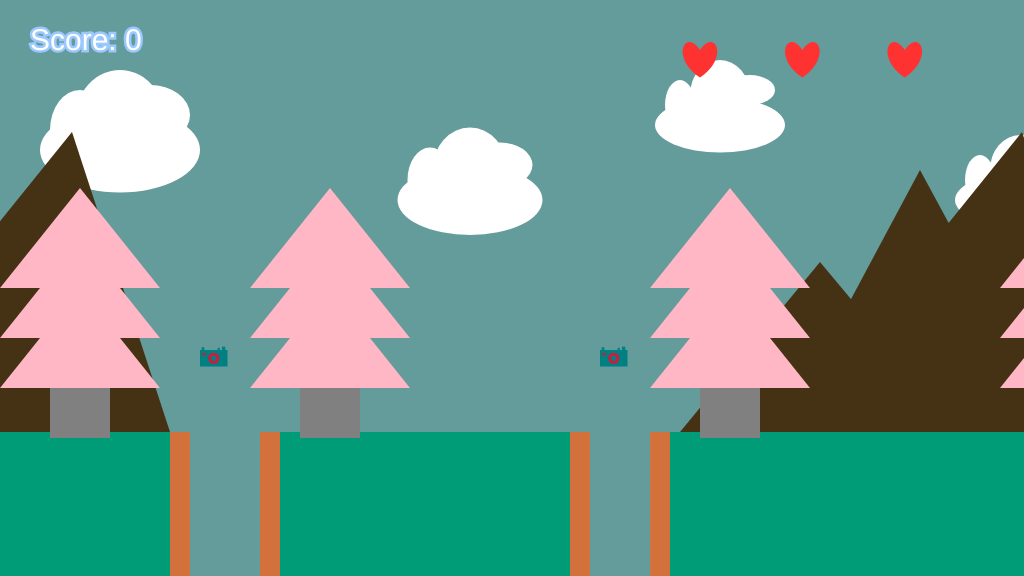
Frame 1 (no input)
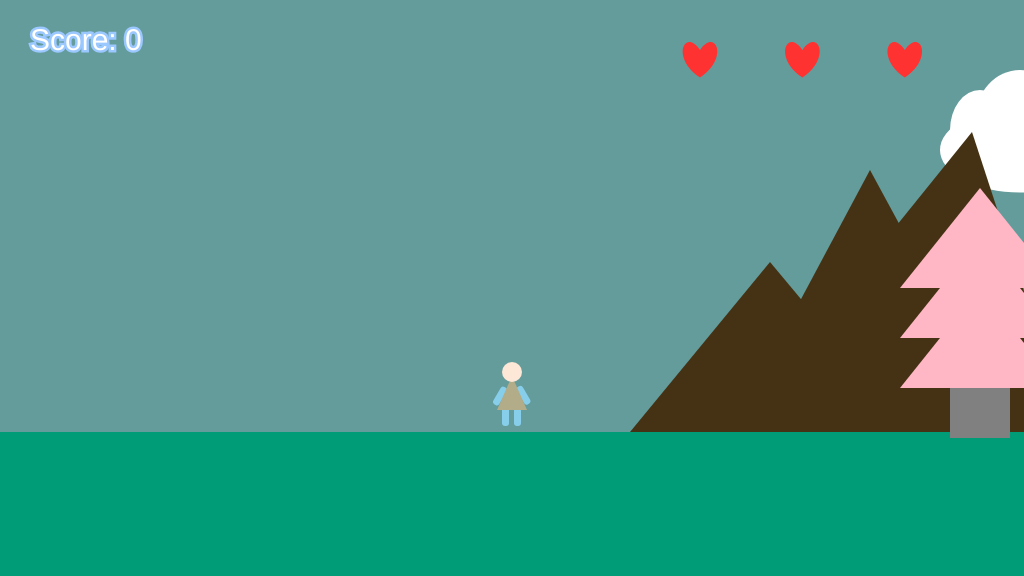
Frame 60 (no input)
Frame 120 (the mouse pressed at the canvas centre since frame 60): identical to frame 60, image omitted

The p5.js sketch that drew these frames (run headless with seeded random() and noise() and a simulated clock; from frame 60 on, the mouse is pressed at the canvas centre):

// p5.js sketch
// ── sketch.js
/*

The Game Project

part 6

Adding Game  Mechanics

//ALL CODE WRITTEN BELOW ARE WRITTEN WITHOUT ASSISTANCE 
//EXCEPT FOR THE PARTS THAT WERE GONE OVER ON COURSERA

*/
var isLeft;
var isRight;
var isPlummeting;
var isFalling;

var gameChar_x;
var gameChar_y;
var floorPos_y;

var canyons;

var collectables;

var trees_x;
var treePos_y;

var clouds_x;
var clouds_y;
var clouds_size;

var mountain;
var mountain_x;

var cameraPosX

var game_score;
var flagpole;
var lives;

function setup()
{
	createCanvas(1024, 576);
	floorPos_y = height * 3/4;
	lives = 3;
	startGame();
};

	///////////DRAWING CODE//////////
function draw()
{
	angleMode(DEGREES);

	background(100,155,155); //fills the background to this color

	noStroke();
	fill(0,155,119);
	rect(0, floorPos_y, width, height - floorPos_y); //draws ground

	push();
	translate(-cameraPosX, 0); // controls camera position

	if (cameraPosX = gameChar_x - width/2) {
		i++;
	}


	//clouds in the sky
	drawClouds();

	//mountains in the distance
	drawMountains();

	//trees
	drawTrees();

	//draws the canyons
	for(var i = 0; i < canyons.length; i++){
		drawCanyon(canyons[i]);

		//detects character over canyon and sets plummeting to true
		checkCanyon(canyons[i]);
	}

	//collectable token
	for(var j = 0; j < collectables.length; j++){
		if(!collectables[j].isFound){
			drawCollectable(collectables[j]);
			checkCollectable(collectables[j]);
		}
	}

	//game character
	drawGameChar();

	//draws flagpole (tripod)
	renderFlagpole();

	pop();

	//checks to see if the player has fallen down the canyon
	checkPlayerDie();

	//displays text when character reaches the end
	if(flagpole.isReached){
		fill(135,206,235);
		stroke(65,105,225);
		textSize(60);
		text('Level complete!', width/2 - 200, height/3);
		fill(255);
		noStroke();
		textSize(40);
		text('Press space to continue', width/3 - 30, height/2);
		return;
	}

	//keeps score when item is collected
	fill(255);
	strokeWeight(5);
	stroke(155,200,255);
	textSize(30);
	text("Score: " + game_score, 30, 50);

	//displays how many lives are left
	tokens();
	
	
	///////////INTERACTION CODE//////////
	//conditional statements to move the game character below here
	
	//moves left with arrow left key
	if(isLeft){
		gameChar_x -= 5;
	}

	// moves right
	if (isRight) {
		gameChar_x += 5;
	}
	
	// adds gravity to jumps
	if (gameChar_y < floorPos_y) {
		gameChar_y += 4;
		isFalling = true;
	}

	else
	{
		isFalling = false;
	}

	if(!flagpole.isReached){
		checkFlagpole();
	}
	
}
///////////////////////////////END OF DRAWING CODE///////////////////////////////////


function keyPressed()
{
	// if statements to control the animation of the character when keys are pressed.
	if(keyCode == 37) {
		isLeft = true;
	}

	else if (keyCode == 39) {
		isRight = true;
	}
	
	// jumps in air with space or arrow up keys
	if (keyCode == 32 || keyCode == 38){
		gameChar_y -= 100;

		//prevents double jump
		if (isFalling) {
			gameChar_y += 100;
		}
	}

	// freezing controls while plummeting
	if (isPlummeting) {
		isLeft = false;
		isRight = false;
	}
	
}

function keyReleased()
{
	// if statements to control the animation of the character when
	// keys are released.

	if(keyCode == 37) {
		isLeft = false;
	}

	else if (keyCode == 39) {
		isRight = false;
	}
}

////////////////////////////CUSTOM FUNCTIONS BELOW///////////////////////////


//function with initialisation at beginning of game
function startGame(){
	gameChar_x = width/2 - 900;
	gameChar_y = floorPos_y;

	isLeft = false;
	isRight = false;
	isPlummeting = false;
	isFalling = false; 

	canyons = [
		{
		x_pos: 170, 
		width: 110
		},
		{
		x_pos: 570, 
		width: 100
		},
		{
		x_pos: 1120, 
		width: 130
		},
		{
		x_pos: 1770, 
		width: 80
		},
		{
		x_pos: 2570, 
		width: 130
		},
	]

	collectables = [
		{
		x_pos: 200, 
		y_pos: 350, 
		size: 55,
		isFound: false
		},
		{
		x_pos: 600, 
		y_pos: 350, 
		size: 55,
		isFound: false
		},
		{
		x_pos: 1150, 
		y_pos: 350, 
		size: 55,
		isFound: false
		},
		{	
		x_pos: 1800, 
		y_pos: 350, 
		size: 55,
		isFound: false
		},
		{
		x_pos: 2600, 
		y_pos: 350, 
		size: 55,
		isFound: false
		},
	]
		
	trees_x = [50,300, 1500, 700, 1050, 1300, 2400];
	treePos_y = height/2;
	
	clouds_x = [-100, 250, 500, 800, 1300, 1650, 2050];
	clouds_y = [50, 100, 25, 100, 50, 120, 50];
	clouds_size = [10, -5, -20, -20, 5, 0, -2, -15];

	mountain = {y_pos: 432};
	mountain_x = [-250, 700, 1350, 1890];

	cameraPosX = 0;

	game_score = 0;
	
	flagpole = {isReached: false, x_pos: 3000};
}


//function to draw clouds
function drawClouds(){

	for (i = 0; i < clouds_x.length && i < clouds_y.length && i < clouds_size.length; i++) {
		fill(255,255,255);
		ellipse(clouds_x[i] + 220,clouds_y[i] + 100,clouds_size[i] + 150,clouds_size[i] + 75);
		ellipse(clouds_x[i] + 220,clouds_y[i] + 70,clouds_size[i] + 80,clouds_size[i] + 90);
		ellipse(clouds_x[i] + 250,clouds_y[i] + 65,clouds_size[i] + 70,clouds_size[i] + 50);
		ellipse(clouds_x[i] + 180,clouds_y[i] + 80,clouds_size[i] + 50,clouds_size[i] + 70);
	};
}

//function to draw mountains
function drawMountains(){

	for (i = 0; i < mountain_x.length; i++) {
		fill(69,50,20);
		triangle(mountain_x[i]+220,mountain.y_pos - 262,mountain_x[i]+362,mountain.y_pos,
		mountain_x[i]+80,mountain.y_pos);
		triangle(mountain_x[i] + 120,mountain.y_pos - 170,mountain_x[i] + 262,mountain.y_pos,
		mountain_x[i] - 20,mountain.y_pos);
		triangle(mountain_x[i] + 420,mountain.y_pos, mountain_x[i] + 322, mountain.y_pos - 300,
		mountain_x[i] + 80,mountain.y_pos);
	};
}

//function to draw trees
function drawTrees(){
	for(i = 0; i < trees_x.length; i++){
		fill(128, 128, 128);
		rect(trees_x[i],treePos_y,60,150);
		fill(255,183,197)
		triangle(trees_x[i]-50,treePos_y+50,trees_x[i]+30,treePos_y-50,trees_x[i]+110,treePos_y+50);
		triangle(trees_x[i]-50,treePos_y+100,trees_x[i]+110,treePos_y+100,trees_x[i]+30,treePos_y);
		triangle(trees_x[i]-50,treePos_y,trees_x[i]+30,treePos_y-100,trees_x[i]+110,treePos_y);
	}
}

//function to draw the collectable
function drawCollectable(t_collectable){
	if (!t_collectable.isFound) 
	{
		push();
		fill(0,128,128);
		translate(t_collectable.x_pos, t_collectable.y_pos);
		scale(t_collectable.size/100);
		rect(0,0, 50, 30);
		rect(40,-6, 6, 6);
		rect(32,-4, 4, 4);
		rect(3,-5, 5, 5);
		fill(220,20,60);
		ellipse(25,15,20,20);
		rect(5,5,5,5);
		fill(0,128,128);
		ellipse(25,15,10,10);
		pop();
	}
}

//function to check character has picked up an item.
function checkCollectable(t_collectable){
	if (abs(gameChar_x - t_collectable.x_pos) < 30) 
	{
		t_collectable.isFound = true;
		game_score++;
	}
	
}

//function to draw canyon
function drawCanyon(t_canyon){
	fill(211, 113, 60);
	rect(t_canyon.x_pos,432,t_canyon.width,144);
	fill(100,155,155);
	rect(t_canyon.x_pos+20,432,t_canyon.width-40,144);
}


//function to detect if character is over a canyon
function checkCanyon(t_canyon){
	// detects character is over canyon 
	if (gameChar_x > t_canyon.x_pos + 30 && gameChar_x < t_canyon.x_pos + 75 && gameChar_y >= floorPos_y) {
		isPlummeting = true;
	}

	// falls down canyon
	if (isPlummeting){
		gameChar_y++;
	}
}

//function to draw flagpole (tripod)
function renderFlagpole(){
	push();
	translate(flagpole);
	strokeWeight(8);
	stroke(221,160,221);
	rotate(5);
	//left leg
	line(flagpole.x_pos - 5, floorPos_y - 450, flagpole.x_pos - 30, floorPos_y - 263);
	//middle leg
	line(flagpole.x_pos + 10, floorPos_y - 450, flagpole.x_pos + 30, floorPos_y - 267);
	//right leg
	line(flagpole.x_pos + 25, floorPos_y - 453, flagpole.x_pos + 90, floorPos_y - 273);
	pop();

	//left leg pads
	push();
	translate(flagpole);
	rotate(10);
	fill(230,230,250);
	rect(flagpole.x_pos - 32, floorPos_y - 570, 15,15, 3);
	pop();

	//middle leg pads
	fill(230,230,250);
	rect(flagpole.x_pos - 4, floorPos_y - 45, 15, 15, 3);

	//right leg pads
	push();
	translate(flagpole);
	rotate(-10);
	fill(230,230,250);
	rect(flagpole.x_pos - 67, floorPos_y + 475, 15,15, 3);
	pop();

	//top parts
	fill(221,160,221); //lavender
	rect(flagpole.x_pos - 5, floorPos_y - 260, 10, 50);
	rect(flagpole.x_pos - 50, floorPos_y - 250, 35, 8);
	fill(230,230,250); // purple
	rect(flagpole.x_pos - 16, floorPos_y - 255, 32, 20, 3);
	rect(flagpole.x_pos - 37, floorPos_y - 220, 75, 35, 5);
	rect(flagpole.x_pos - 16, floorPos_y - 255, 32, 20, 3);
	rect(flagpole.x_pos - 70, floorPos_y - 251, 32, 10, 3, 0, 0, 3); // handle

	//camera holder
	rect(flagpole.x_pos - 20, floorPos_y - 270, 40, 10);
	rect(flagpole.x_pos - 27, floorPos_y - 290, 10, 30, 3);
	rect(flagpole.x_pos + 15, floorPos_y - 290, 10, 30, 3);

}

//function to check if player has reached flagpole
function checkFlagpole(){
	var d = abs(gameChar_x - flagpole.x_pos);

	if(d < 10){
		flagpole.isReached = true;
	}

}

//function to check decrement lives by if player falls below canvas
function checkPlayerDie(){
	if(gameChar_y >= height){
		lives--;

		if(lives > 0){
			startGame();
		}

	else{
		//displays "Game over. Press space to continue"
		fill(135,206,235);
		stroke(65,105,225);
		textSize(60);
		text('Game over!', width/2 - 130, height/3);
		fill(255);
		noStroke();
		textSize(40);
		text('Press space to continue', width/3 - 30, height/2);
		return;
		}
	}


}

//function to draw life tokens and keep track of how many lives remaining
function tokens(){
	for(var t = 0; t < lives; t++){
			fill(255,50,50);
			noStroke();
			drawHeart(width/10 * t + 700, height/10, 30);
		}
}

//function to draw hearts (lives)
function drawHeart(x, y, size) {
	beginShape();
      vertex(x, y - size / 4);
      bezierVertex(x + size / 2, y - size, x + size, y, x, y + size/1.5);
      bezierVertex(x - size, y, x - size / 2, y - size, x, y - size / 4);
    endShape();
  }

function drawGameChar(){
	if(isLeft && isFalling)
	{
		//jumping-left code
		fill(135,206,235);
		push();
		translate(gameChar_x - 553,gameChar_y - 228);
		rotate(-45);
		rect(245,537,7,20,3);
		pop();
		push();
		translate(gameChar_x - 564,gameChar_y - 229);
		rotate(-45);
		rect(245,537,7,20,3);
		pop();
		//arms
		rect(gameChar_x-20,gameChar_y-40,18,7,3);
		rect(gameChar_x-15,gameChar_y-45,20,7,3);
		fill(178,172,136);
		triangle(gameChar_x,gameChar_y-56,gameChar_x-15,gameChar_y-22,gameChar_x+15,gameChar_y-22);
		fill(253,231,214);
		ellipse(gameChar_x,gameChar_y-60,20,20);
}
		
	else if(isRight && isFalling)
	{
		//jumping-right code
		//legs
		fill(135,206,235);
		push();
		translate(gameChar_x+57,gameChar_y - 567);
		rotate(45);
		rect(345,417,7,20,3);
		pop();
		push();
		translate(gameChar_x+343,gameChar_y - 438);
		rotate(45);
		rect(45,537,7,20,3);
		pop();
		//arms
		rect(gameChar_x+4,gameChar_y-40,18,7,3);
		rect(gameChar_x,gameChar_y-45,20,7,3);
		fill(178,172,136);
		triangle(gameChar_x,gameChar_y-56,gameChar_x-15,gameChar_y-22,gameChar_x+15,gameChar_y-22);
		fill(253,231,214);
		ellipse(gameChar_x,gameChar_y-60,20,20);

	}
	else if(isLeft)
	{
		//walking left code
		//legs
		fill(135,206,235);
		push();
		translate(gameChar_x - 255 ,gameChar_y - 209);
		rotate(-45);
		rect(47,311,7,20,3);
		pop();
		rect(gameChar_x - 10, gameChar_y - 26, 7, 20, 3);
		//body
		fill(178,172,136);
		triangle(gameChar_x,gameChar_y-56,gameChar_x-15,gameChar_y-22,gameChar_x+15,gameChar_y-22);
		//arms
		push();
		fill(135,206,235);
		translate(gameChar_x - 237, gameChar_y - 212);
		rotate(-45)
		rect(50,287,7,18,3);
		pop();
		fill(135,206,235);
		push();
		translate(gameChar_x-248,gameChar_y - 227);
		rotate(-45);
		rect(33,287,7,18,3);
		pop();
		fill(253,231,214);
		ellipse(gameChar_x,gameChar_y-60,20,20);

	}
	else if(isRight)
	{
		//walking right code
		//legs
		fill(135,206,235);
		rect(gameChar_x+2,gameChar_y-26,7,20,3);
		push();
		translate(gameChar_x+48,gameChar_y - 413);
		rotate(45);
		rect(235,311,7,20,3);
		pop();
		//body
		fill(178,172,136);
		triangle(gameChar_x,gameChar_y-56,gameChar_x-15,gameChar_y-22,gameChar_x+15,gameChar_y-22);
		//arms
		push();
		fill(135,206,235);
		translate(gameChar_x + 19,gameChar_y - 429);
		rotate(45);
		rect(250,287,7,18,3);
		pop();
		fill(135,206,235);
		push();
		translate(gameChar_x+55,gameChar_y - 419);
		rotate(45);
		rect(233,287,7,18,3);
		pop();
		fill(253,231,214);
		ellipse(gameChar_x,gameChar_y-60,20,20);

	}
	else if(isFalling || isPlummeting)
	{
		//jumping facing forwards code
		fill(135,206,235);
		rect(gameChar_x+2,gameChar_y-26,7,20,3);
		rect(gameChar_x-10,gameChar_y-26,7,20,3);
		//body
		fill(178,172,136);
		triangle(gameChar_x,gameChar_y-56,gameChar_x-15,gameChar_y-22,gameChar_x+15,gameChar_y-22);
		//arms
		fill(135,206,235);
		push();
		translate(gameChar_x-100,gameChar_y-290);
		rotate(45);
		rect(250, 87, 7, 18, 3);
		pop();
		push();
		translate(gameChar_x+215,gameChar_y-162);
		rotate(130);
		rect(235,87,7,18,3);
		pop();
		fill(253,231,214);
		ellipse(gameChar_x,gameChar_y-60,20,20);
	}
	else
	{
		//game character standing, facing frontwards
		fill(135,206,235);
		//legs
		rect(gameChar_x+2,gameChar_y-26,7,20,3);
		rect(gameChar_x-10,gameChar_y-26,7,20,3);
		//right arm
		push();
		translate(gameChar_x + 91,gameChar_y - 690);
		rotate(60);
		rect(516,392,20,7,3);
		pop();
		//left arm
		push();
		translate(gameChar_x - 605.5, gameChar_y + 201);
		rotate(300);
		rect(492,392,20,7,3);
		pop();
		//body
		fill(178,172,136);
		triangle(gameChar_x,gameChar_y-56,gameChar_x-15,gameChar_y-22,gameChar_x+15,gameChar_y-22);
		//head
		fill(253,231,214);
		ellipse(gameChar_x,gameChar_y-60,20,20);
	}
}
